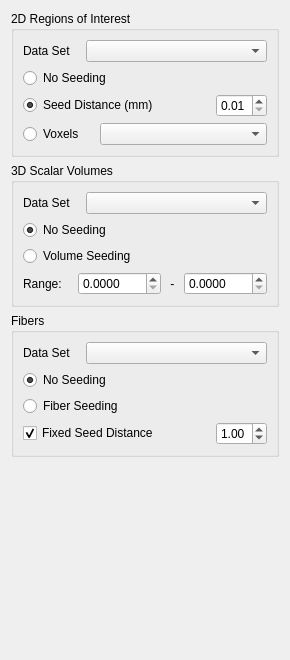
<?xml version="1.0" encoding="UTF-8"?>
<ui version="4.0">
 <class>SeedingForm</class>
 <widget class="QWidget" name="SeedingForm">
  <property name="geometry">
   <rect>
    <x>0</x>
    <y>0</y>
    <width>290</width>
    <height>660</height>
   </rect>
  </property>
  <property name="windowTitle">
   <string>FiberCuttingForm</string>
  </property>
  <layout class="QVBoxLayout" name="verticalLayout_2">
   <item>
    <widget class="QGroupBox" name="roiGroup">
     <property name="title">
      <string>2D Regions of Interest</string>
     </property>
     <layout class="QVBoxLayout" name="verticalLayout">
      <item>
       <layout class="QHBoxLayout" name="roiDataHLayout">
        <item>
         <widget class="QLabel" name="roiDataLabel">
          <property name="sizePolicy">
           <sizepolicy hsizetype="Fixed" vsizetype="Preferred">
            <horstretch>0</horstretch>
            <verstretch>0</verstretch>
           </sizepolicy>
          </property>
          <property name="text">
           <string>Data Set   </string>
          </property>
         </widget>
        </item>
        <item>
         <widget class="QComboBox" name="roiDataCombo"/>
        </item>
       </layout>
      </item>
      <item>
       <widget class="QRadioButton" name="roiNoSeedingRadio">
        <property name="text">
         <string>No Seeding</string>
        </property>
       </widget>
      </item>
      <item>
       <layout class="QHBoxLayout" name="roiDistanceHLayout">
        <item>
         <widget class="QRadioButton" name="roiDistanceRadio">
          <property name="text">
           <string>Seed Distance (mm)</string>
          </property>
          <property name="checked">
           <bool>true</bool>
          </property>
         </widget>
        </item>
        <item>
         <widget class="QDoubleSpinBox" name="roiDistanceSpin">
          <property name="sizePolicy">
           <sizepolicy hsizetype="Fixed" vsizetype="Fixed">
            <horstretch>0</horstretch>
            <verstretch>0</verstretch>
           </sizepolicy>
          </property>
          <property name="minimum">
           <double>0.010000000000000</double>
          </property>
          <property name="maximum">
           <double>9.990000000000000</double>
          </property>
          <property name="singleStep">
           <double>0.100000000000000</double>
          </property>
         </widget>
        </item>
       </layout>
      </item>
      <item>
       <layout class="QHBoxLayout" name="roiVoxelsHLayout">
        <item>
         <widget class="QRadioButton" name="roiVoxelsRadio">
          <property name="enabled">
           <bool>true</bool>
          </property>
          <property name="sizePolicy">
           <sizepolicy hsizetype="Fixed" vsizetype="Fixed">
            <horstretch>0</horstretch>
            <verstretch>0</verstretch>
           </sizepolicy>
          </property>
          <property name="text">
           <string>Voxels   </string>
          </property>
         </widget>
        </item>
        <item>
         <widget class="QComboBox" name="roiVoxelsCombo">
          <property name="enabled">
           <bool>true</bool>
          </property>
         </widget>
        </item>
       </layout>
      </item>
     </layout>
    </widget>
   </item>
   <item>
    <widget class="QGroupBox" name="volumeGroup">
     <property name="enabled">
      <bool>true</bool>
     </property>
     <property name="title">
      <string>3D Scalar Volumes</string>
     </property>
     <layout class="QVBoxLayout" name="verticalLayout_3">
      <item>
       <layout class="QHBoxLayout" name="volumeDataHLayout">
        <item>
         <widget class="QLabel" name="volumeDataLabel">
          <property name="sizePolicy">
           <sizepolicy hsizetype="Fixed" vsizetype="Preferred">
            <horstretch>0</horstretch>
            <verstretch>0</verstretch>
           </sizepolicy>
          </property>
          <property name="text">
           <string>Data Set   </string>
          </property>
         </widget>
        </item>
        <item>
         <widget class="QComboBox" name="volumeDataCombo"/>
        </item>
       </layout>
      </item>
      <item>
       <widget class="QRadioButton" name="volumeNoSeedingRadio">
        <property name="text">
         <string>No Seeding</string>
        </property>
        <property name="checked">
         <bool>true</bool>
        </property>
       </widget>
      </item>
      <item>
       <widget class="QRadioButton" name="volumeSeedingRadio">
        <property name="text">
         <string>Volume Seeding</string>
        </property>
       </widget>
      </item>
      <item>
       <layout class="QHBoxLayout" name="volumeRangeHLayout">
        <item>
         <widget class="QLabel" name="volumeRangeLabelA">
          <property name="sizePolicy">
           <sizepolicy hsizetype="Fixed" vsizetype="Preferred">
            <horstretch>0</horstretch>
            <verstretch>0</verstretch>
           </sizepolicy>
          </property>
          <property name="text">
           <string>Range:   </string>
          </property>
         </widget>
        </item>
        <item>
         <widget class="QDoubleSpinBox" name="volumeRangeMinSpin">
          <property name="decimals">
           <number>4</number>
          </property>
          <property name="singleStep">
           <double>0.100000000000000</double>
          </property>
         </widget>
        </item>
        <item>
         <widget class="QLabel" name="volumeRangeLabelB">
          <property name="sizePolicy">
           <sizepolicy hsizetype="Fixed" vsizetype="Preferred">
            <horstretch>0</horstretch>
            <verstretch>0</verstretch>
           </sizepolicy>
          </property>
          <property name="text">
           <string> - </string>
          </property>
         </widget>
        </item>
        <item>
         <widget class="QDoubleSpinBox" name="volumeRangeMaxSpin">
          <property name="decimals">
           <number>4</number>
          </property>
          <property name="singleStep">
           <double>0.100000000000000</double>
          </property>
         </widget>
        </item>
       </layout>
      </item>
     </layout>
    </widget>
   </item>
   <item>
    <widget class="QGroupBox" name="fiberGroup">
     <property name="title">
      <string>Fibers</string>
     </property>
     <layout class="QVBoxLayout" name="verticalLayout_4">
      <item>
       <layout class="QHBoxLayout" name="fiberDataHLayout">
        <item>
         <widget class="QLabel" name="fiberDataLabel">
          <property name="sizePolicy">
           <sizepolicy hsizetype="Fixed" vsizetype="Preferred">
            <horstretch>0</horstretch>
            <verstretch>0</verstretch>
           </sizepolicy>
          </property>
          <property name="text">
           <string>Data Set   </string>
          </property>
         </widget>
        </item>
        <item>
         <widget class="QComboBox" name="fiberDataCombo"/>
        </item>
       </layout>
      </item>
      <item>
       <widget class="QRadioButton" name="fiberNoSeedingRadio">
        <property name="text">
         <string>No Seeding</string>
        </property>
        <property name="checked">
         <bool>true</bool>
        </property>
       </widget>
      </item>
      <item>
       <widget class="QRadioButton" name="fiberSeedingRadio">
        <property name="text">
         <string>Fiber Seeding</string>
        </property>
       </widget>
      </item>
      <item>
       <layout class="QHBoxLayout" name="fiberSimplifyHLayout">
        <item>
         <widget class="QCheckBox" name="fiberSimplifyCheck">
          <property name="text">
           <string>Fixed Seed Distance</string>
          </property>
          <property name="checked">
           <bool>true</bool>
          </property>
         </widget>
        </item>
        <item>
         <widget class="QDoubleSpinBox" name="fiberSimplifySpin">
          <property name="sizePolicy">
           <sizepolicy hsizetype="Fixed" vsizetype="Fixed">
            <horstretch>0</horstretch>
            <verstretch>0</verstretch>
           </sizepolicy>
          </property>
          <property name="minimum">
           <double>0.010000000000000</double>
          </property>
          <property name="maximum">
           <double>9.990000000000000</double>
          </property>
          <property name="singleStep">
           <double>0.100000000000000</double>
          </property>
          <property name="value">
           <double>1.000000000000000</double>
          </property>
         </widget>
        </item>
       </layout>
      </item>
     </layout>
    </widget>
   </item>
   <item>
    <spacer name="mainSpacer">
     <property name="orientation">
      <enum>Qt::Vertical</enum>
     </property>
     <property name="sizeHint" stdset="0">
      <size>
       <width>20</width>
       <height>40</height>
      </size>
     </property>
    </spacer>
   </item>
  </layout>
 </widget>
 <resources/>
 <connections/>
</ui>
